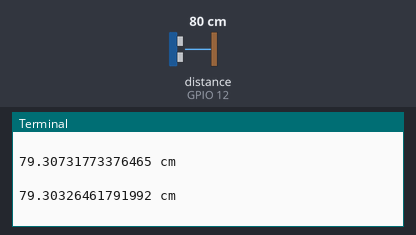
A program run on a simulated Raspberry Pi (BCM pin numbers). Shown: the last lines printed to the terminal. The test bench sets the inputs (shaded band); at power-on: distance to the obstacle (sensor on GPIO 12) 80 cm. The echo pulse lasts 58.3 µs per cm; the clock reads 2024-03-15 10:24:30 at power-on unless the program sets it.

Above: at 1.2 s.
1.3 s: distance to the obstacle (sensor on GPIO 12) set to 2 cm
At 1.43 s:
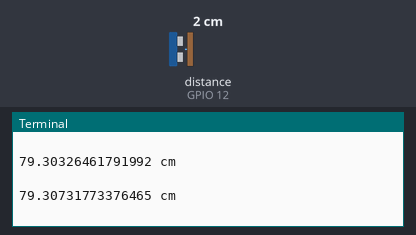
2.8 s: distance to the obstacle (sensor on GPIO 12) set to 4 cm
At 2.94 s:
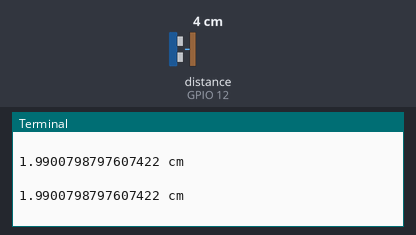
Timing chart, 0 to 5.8 s (numbered marks = the images above; inputs shaded):
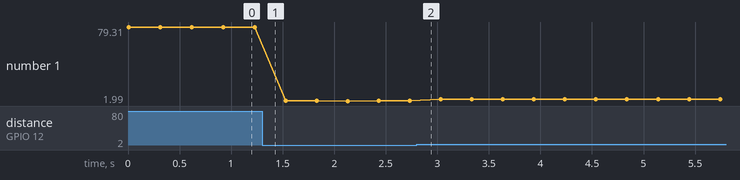

Measured:
- plotted number 1: 79.31 → 1.99 after the input at 1.3 s, 1.99 → 3.96 after the input at 2.8 s

The program:

3_noise.py
```python
import RPi.GPIO as GPIO
import time

TRIG = 11
ECHO = 12

def setup():
    GPIO.setmode(GPIO.BCM)
    GPIO.setup(TRIG,GPIO.OUT)
    GPIO.setup(ECHO,GPIO.IN)

def distance():
    GPIO.output(TRIG,0)
    time.sleep(0.000002)

    GPIO.output(TRIG,1)
    time.sleep(0.00001)
    GPIO.output(TRIG,0)

    while GPIO.input(ECHO)==0:
        a=0
    time1=time.time()
    while GPIO.input(ECHO)==1:
        a=1
    time2=time.time()

    during = time2-time1
    return during*340/2*100

def loop():
    while True:
        dis=distance()
        print(dis,'cm')
        print('')
        time.sleep(0.3)

def destory():
    GPIO.cleanup()

if __name__ == "__main__":
    setup()
    try:
        loop()
    except KeyboardInterrput:
        destroy()
```
